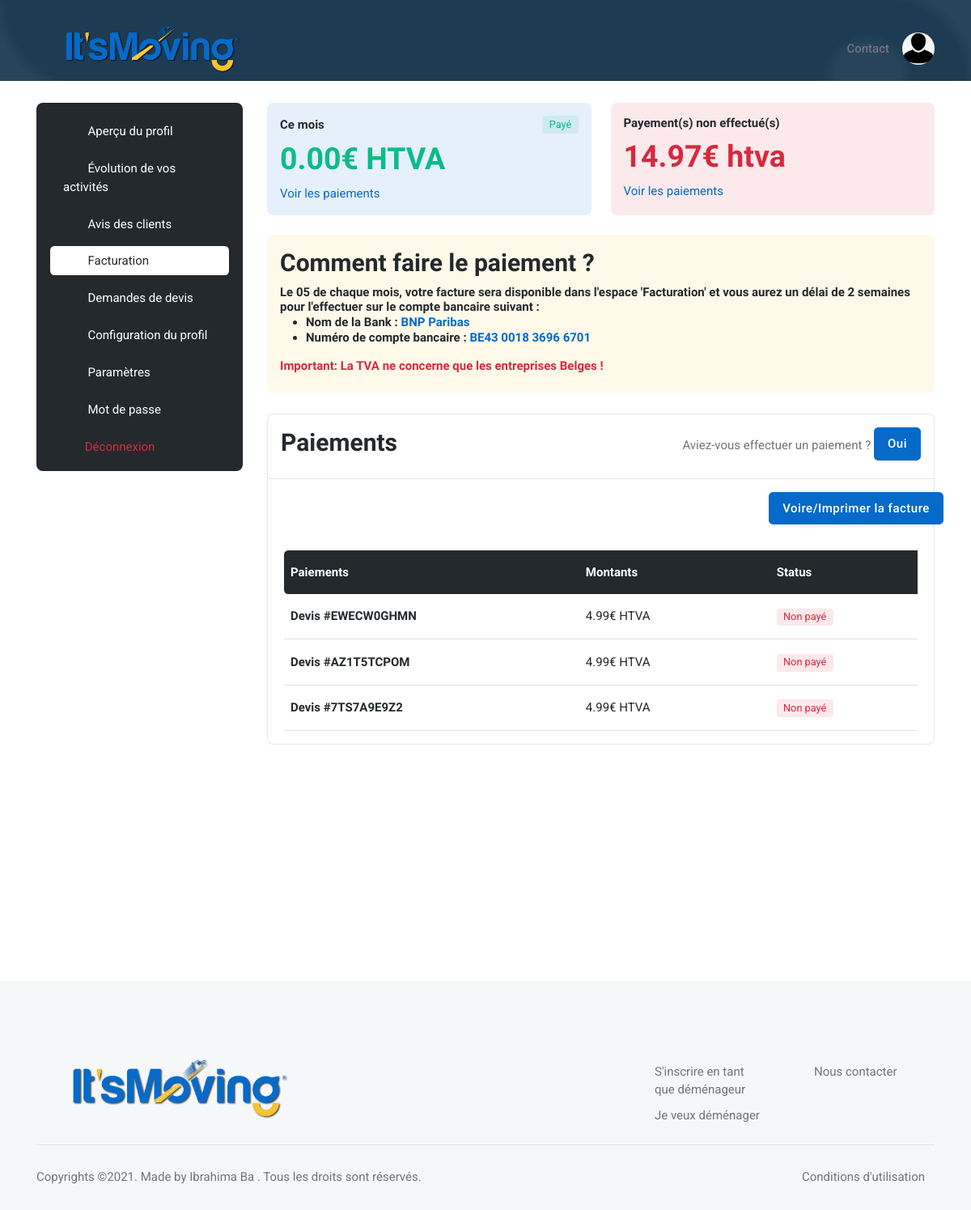
/user/billing/ (signed in), run on the app's committed database.
### base_app/models.py (models this page shows, shortened)
class Mover_Quote_Request(models.Model):
    created = models.DateTimeField(auto_now_add=True)
    quote_request = models.ForeignKey(Quote_Request, on_delete=models.CASCADE)
    treated = models.BooleanField(default=False)
    rejected = models.BooleanField(default=False)
    paid = models.CharField(max_length=20, default='Non payé') #can be 'Non payé' or 'Payé' or 'Vérification en cours...'
    mover = models.ForeignKey(Mover, on_delete=models.CASCADE)

class Quote_Request(models.Model):
    ref = models.CharField(max_length=30)
    Adresse_Departure = models.CharField(max_length=300)
    Postal_Code_Departure = models.IntegerField()
    Residence_Number_or_Name_Departure = models.CharField(max_length=300)
    Residence_Departure = models.CharField(max_length=300)
    Number_Room_Departure = models.IntegerField()
    Country_Arrival = models.CharField(max_length=300, default="")
    City_Arrival_for_international_moving = models.CharField(max_length=300, default="")
    Region_Arrival_for_national_moving = models.CharField(max_length=300, default="")
    Adresse_Arrival = models.CharField(max_length=300)
    Residence_Number_or_Name_Arrival = models.CharField(max_length=300)
    Postal_Code_Arrival = models.IntegerField()
    Residence_Arrival = models.CharField(max_length=300)
    packing_service = models.BooleanField(default=False)
    packaging_materials = models.BooleanField(default=False)
    furniture_assembly_disassembly = models.BooleanField(default=False)
    furniture_storage = models.BooleanField(default=False)
    Additional_informations = models.CharField(max_length=300)
    firstname = models.CharField(max_length=300, default="")
    lastname = models.CharField(max_length=300, default="")
    email = models.EmailField(default="")
    phone_number = models.CharField(max_length=30, default="")
    created = models.DateTimeField(auto_now_add=True)
    distributed = models.BooleanField(default=False)
    moving_date = models.DateTimeField(auto_now_add=False)
    moving_date1 = models.DateTimeField(auto_now_add=False)
    moving_date2 = models.DateTimeField(auto_now_add=False)
    moving_type1 = models.ForeignKey(Moving_Type1, on_delete=models.CASCADE)
    moving_type2 = models.ForeignKey(Moving_Type2, on_delete=models.CASCADE)
    country = models.ForeignKey(Country, on_delete=models.CASCADE, default="")
    region = models.ForeignKey(Region, on_delete=models.CASCADE, default="")

### user/models.py (models this page shows)
class Payment(models.Model):
    amount = models.DecimalField(max_digits=5, decimal_places=2, default=4.99)
    created = models.DateTimeField(auto_now_add=True)
    tva = models.DecimalField(max_digits=5, decimal_places=2, default=1.05)

### user/views.py (the view, shortened to what this page needs)
# urls.py: path('billing/', views.billing, name='billing'),
@login_required
def billing(request):
    mover = Mover.objects.filter(user_id=request.user.id).last()
    number_quote_request = Mover_Quote_Request.objects.filter(mover_id=mover.id, treated=False, rejected=False).count()
    mover_quote_requests = Mover_Quote_Request.objects.filter(mover_id=mover.id, rejected=False).order_by('-id')[:30]
    number_requests = Mover_Quote_Request.objects.filter(mover_id=mover.id, rejected=False).order_by('-id').count()
    payment_info = Payment.objects.all().last()
    today = datetime.date.today()
    payment_notification = Payment_Notification.objects.filter(mover_id=mover.id, created__date=today).last()
    number_quote_request_paid_actual_month = \
        Mover_Quote_Request.objects.filter(mover_id=mover.id, rejected=False, paid="Payé", created__month=today.month). \
            count()
    sum_quote_request_paid_actual_month_htva = number_quote_request_paid_actual_month * payment_info.amount
    number_quote_request_unpaid = Mover_Quote_Request.objects.filter(mover_id=mover.id, rejected=False, paid="Non payé") \
        .count()
    sum_quote_request_unpaid_htva = number_quote_request_unpaid * payment_info.amount
    return render(request, 'user/profile/billing.html', {'mover': mover, 'number_quote_request': number_quote_request,
                                                         'mover_quote_requests': mover_quote_requests, 'payment_info':
                                                             payment_info, 'sum_quote_request_paid_actual_month_htva':
                                                             sum_quote_request_paid_actual_month_htva,
                                                         'sum_quote_request_unpaid_htva': sum_quote_request_unpaid_htva,
                                                         'number_requests': number_requests, 'payment_notification':
                                                             payment_notification
                                                         })

### user/templates/user/profile/billing.html (shortened to what this page needs)
{% extends 'base_app/base.html' %}
{% load static %}
{% block main %}
    <section class="pt-0">
        <div class="container-fluid px-0">
            <div class="bg-blue h-100px h-md-100px rounded-0" style="background:url({% static 'base_app/assets/images/pattern/04.png' %}) no-repeat center center; background-size:cover;">
            </div>
        </div>
    </section>
	<section class="pt-2">
		<div class="container">
			<div class="row">
				<div class="col-xl-3">
					<nav class="navbar navbar-light navbar-expand-xl mx-0">
						<div class="offcanvas offcanvas-end" tabindex="-1" id="offcanvasNavbar" aria-labelledby="offcanvasNavbarLabel">
							<div class="offcanvas-body p-3 p-xl-0">
								<div class="bg-dark border rounded-3 pb-0 p-3 w-100">
									<div class="list-group list-group-dark list-group-borderless">
										<a class="list-group-item" href="{% url 'preview' %}"><i class="bi bi-person-lines-fill fa-fw me-2"></i>
											Aperçu du profil
										</a>
										<a class="list-group-item" href="{% url 'statistic' %}"><i class="bi bi-graph-up fa-fw me-2"></i>
                                            Évolution de vos activités
                                        </a>
                                        <a class="list-group-item" href="{% url 'reviews' %}"><i class="bi bi-star fa-fw me-2"></i>
                                            Avis des clients
                                        </a>
                                        <a class="list-group-item active" href="{% url 'billing' %}"><i class="bi bi-wallet2 fa-fw me-2"></i>
                                            Facturation
                                        </a>
										<a class="list-group-item" href="{% url 'quote_request' %}"><i class="bi bi-folder-check fa-fw me-2"></i>
											Demandes de devis
										</a>
										<a class="list-group-item" href="{% url 'edit_profile' %}"><i class="bi bi-pencil-square fa-fw me-2"></i>
											Configuration du profil
										</a>
										<a class="list-group-item" href="{% url 'settings' %}"><i class="bi bi-gear fa-fw me-2"></i>
											Paramètres
										</a>
										<a class="list-group-item" href="{% url 'user_password_change' %}"><i class="bi bi-lock fa-fw me-2"></i>
											Mot de passe
										</a>
										<form action="{% url 'logout_user' %}" method="POST">
											<button type="submit" class="list-group-item text-danger bg-danger-soft-hover">
												<i class="fas fa-sign-out-alt fa-fw me-2"></i>Déconnexion
											</button>
                        				</form>
									</div>
								</div>
							</div>
						</div>
					</nav>
				</div>
				<div class="col-xl-9">
                    <div class="row g-4 mb-4">
                        <div class="col-sm-6">
                            <div class="bg-primary bg-opacity-10 h-100 p-3 rounded-3">
                                <div class="d-flex mb-1 justify-content-between align-items-center">
                                    <h6 class="mb-0">Ce mois </h6>
                                    <span class="badge bg-success bg-opacity-10 text-success ms-2 mb-0">Payé</span>
                                </div>
                                <h2 class="mb-2 mt-2 text-success">
                                    {{sum_quote_request_paid_actual_month_htva}}€ HTVA
                                </h2>
                                <a href="{% url 'paiement_done_actual_month' mover.id %}">Voir les paiements</a>
                            </div>
                        </div>
                        <div class="col-sm-6">
                            <div class="bg-danger bg-opacity-10 h-100 p-3 rounded-3">
                                <h6 class="mb-0">Payement(s) non effectué(s)</h6>
                                <h2 class="mb-2 mt-2 bg-opacity-10 text-danger">
                                    {{sum_quote_request_unpaid_htva}}€ htva
                                </h2>
                                <a href="{% url 'paiement_not_done' mover.id %}">Voir les paiements</a>
                            </div>
                        </div>
                        <div class="col-sm-12">
                            <div class="bg-warning bg-opacity-10 h-100 p-3 rounded-3">
                                <div class="d-flex mb-1 justify-content-between align-items-center">
                                    <h3 class="mb-0">Comment faire le paiement ? </h3>
                                </div>
                                <h6 class="mb-2 mt-2">
                                    Le 05 de chaque mois, votre facture sera disponible dans l'espace 'Facturation' et
                                    vous aurez un délai de 2 semaines pour l'effectuer sur le compte bancaire suivant :
                                    <ul>
                                        <li>
                                            Nom de la Bank : <span class="text-primary">BNP Paribas</span>
                                        </li>
                                        <li>
                                            Numéro de compte bancaire : <span class="text-primary">BE43 0018 3696 6701</span>
                                        </li>
                                    </ul>
                                </h6>
                                <h6 class="text-danger">
                                    Important: La TVA ne concerne que les entreprises Belges !
                                </h6>
                            </div>
                        </div>
                    </div>
                    <div class="card border rounded-3">
                        <div class="card-header border-bottom">
                            <h3 class="mb-0" style="float: left;">Paiements</h3>
                            <span style="float: right;">
                                {% if not payment_notification %}
                                    <form method="POST">
                                        Aviez-vous effectuer un paiement ?
                                        <button class="btn btn-primary" type="submit">Oui</button>
                                    </form>
                                {% endif %}
                            </span>
                        </div>
                        <div class="card-body">
                            <div class="row g-3 align-items-center justify-content-between mb-4">
                                <div class="col-md-3">
                                    {% if mover_quote_requests %}
                                        <a type="button" class="btn btn-primary" href="{% url 'payment' mover.id %}" style="text-align: right">
                                            Voire/Imprimer la facture
                                        </a>
                                    {% endif %}
                                </div>
                            </div>
                            <div class="table-responsive border-0">
                                <table class="table table-dark-gray align-middle p-4 mb-0 table-hover">
                                    <thead>
                                        <tr>
                                            <th scope="col" class="border-0 rounded-start">Paiements</th>
                                            <th scope="col" class="border-0">Montants</th>
                                            <th scope="col" class="border-0">Status</th>
                                        </tr>
                                    </thead>
                                    <tbody>
                                        {% for mover_quote_request in mover_quote_requests %}
                                            <tr>
                                                <td>
                                                    <h6 class="mt-2 mt-lg-0 mb-0">
                                                        <a href="{% url 'mover_quote_request_detail' mover_quote_request.id %}">
                                                            Devis #{{mover_quote_request.quote_request.ref}}
                                                        </a>
                                                    </h6>
                                                </td>
                                                <td>{{payment_info.amount}}€ HTVA
                                                    <a href="#" class="h6 mb-0" role="button" id="dropdownShare" data-bs-toggle="dropdown" aria-expanded="false">
                                                        <i class="bi bi-info-circle-fill"></i>
                                                    </a>
                                                </td>
                                                <td class="text-center text-sm-start">
                                                    {% if mover_quote_request.paid == 'Non payé' %}
                                                        <span class="badge bg-danger bg-opacity-10 text-danger">
                                                            {{mover_quote_request.paid}}
                                                        </span>
                                                    {% elif mover_quote_request.paid == 'Payé' %}
                                                        <span class="badge bg-success bg-opacity-10 text-success">
                                                            {{mover_quote_request.paid}}
                                                        </span>
                                                    {% elif mover_quote_request.paid == 'Vérification en cours...' %}
                                                        <span class="badge bg-warning bg-opacity-10 text-warning">
                                                            {{mover_quote_request.paid}}
                                                        </span>
                                                    {% endif %}
                                                </td>
                                            </tr>
                                        {% endfor %}
                                    </tbody>
                                </table>
                            </div>
                        </div>
                    </div>
				</div>
			</div>
		</div>
	</section>
{% endblock %}

### data on the page
Mover_Quote_Request: quote_request.ref "EWECW0GHMN", paid "Non payé"
Payment: amount "4.99"
Mover_Quote_Request: quote_request.ref "AZ1T5TCPOM", paid "Non payé"
Mover_Quote_Request: quote_request.ref "7TS7A9E9Z2", paid "Non payé"

### other printed values
{{ sum_quote_request_paid_actual_month_htva }} "0.00"
{{ sum_quote_request_unpaid_htva }} "14.97"
